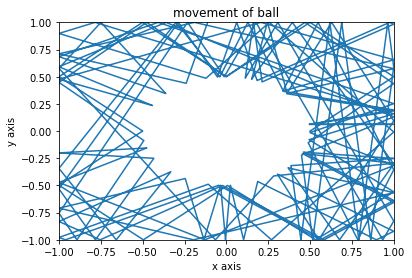

Write the Python code that produced this figure.
# -*- coding: utf-8 -*-
"""
Created on Mon Jan  1 16:55:37 2018

@author: pc
"""

import numpy as np
import pylab as pl
from math import sin,pi,sqrt
x = 0.5
y = 0
t = 0
v_x =0.2
v_y = 0.2
V_x =[]
V_y =[]
X = []
Y = []
T = []
r = 0.75
dt = 0.01
while t<=400:
    if r>=0.5 and -1<=x<=1 and -1<=y<=1:
        X.append(x)
        Y.append(y)
        T.append(t)
        V_x.append(v_x)
        V_y.append(v_y)
        x = x+v_x*dt
        y = y+v_y*dt
        t = t+dt
        r = sqrt(x**2+y**2)
    else:        
        x = X[-1]
        y = Y[-1]
        t = T[-1]
        dt_small = dt/100
        r = sqrt(x**2+y**2)
        while r>=0.5 and -1<=x<=1 and -1<=y<=1:
            X.append(x)
            Y.append(y)
            T.append(t)
            x = x+v_x*dt_small
            y = y+v_y*dt_small
            t = t+dt_small
            r = sqrt(x**2+y**2)
            V_x.append(v_x)
            V_y.append(v_y)
        if r<0.5:
            v_x = v_x-2*(x*v_x+y*v_y)*4*x
            v_y = v_y-2*(x*V_x[-1]+y*v_y)*4*y
        if x<-1 or x>1:
            v_x = -v_x
        if y<-1 or y>1:
            v_y = -v_y
        x = X[-1]
        y = Y[-1]        
        
        
    
def plot():
    pl.plot(X,Y,label='F_D = 1.2')
    pl.title('movement of ball')
    pl.xlabel('x axis')
    pl.ylabel('y axis')
    pl.xlim(-1,1)
    pl.ylim(-1,1)
    pl.show()
plot() 
